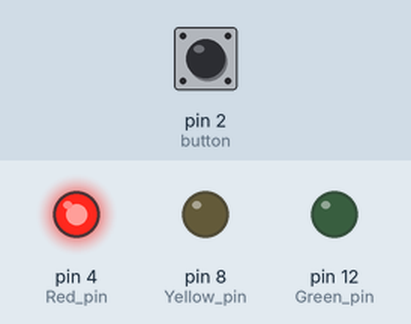
A sketch run on a simulated Arduino Uno, built with avr-gcc and run on an emulated ATmega328P. Parts: output pins drawn as LEDs (lit = HIGH). The inputs (shaded band) are chosen by the test bench; at power-on: pin 2 (button) HIGH.

Above: at 1.2 s.
1.3 s: pin 2 (button) pulsed LOW 2 times (0.12 s each, 0.3 s apart)
At 1.8 s:
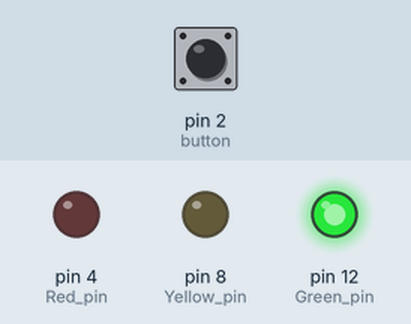
4.9 s: pin 2 (button) pulled LOW for 0.15 s
At 7.2 s:
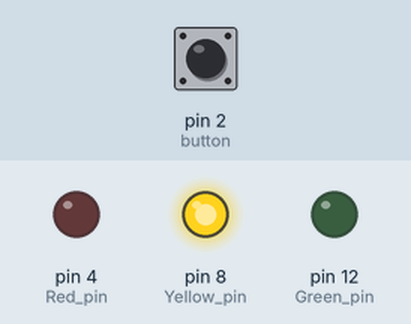
8.0 s: pin 2 (button) pulled LOW for 1 s
Timing chart, 0 to 18.0 s (numbered marks = the images above; inputs shaded):
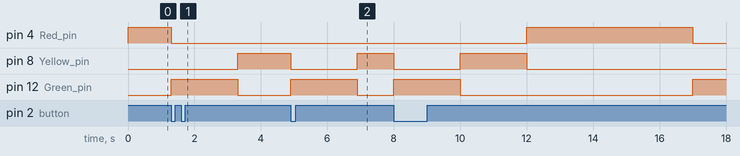

Measured:
- after the input at 1.3 s, pin 4 (Red_pin): HIGH → LOW at once; pin 8 (Yellow_pin): LOW → HIGH after 2.0 s; pin 12 (Green_pin): LOW → HIGH at once, → LOW 2.0 s later
- after the input at 4.9 s, pin 4 (Red_pin): stays LOW (without the input it goes to HIGH after 0.40 s); pin 8 (Yellow_pin): HIGH → LOW after 0.00 s instead of 0.40 s; pin 12 (Green_pin): LOW → HIGH at once, → LOW 2.0 s later

The sketch:

traffic_light_button.ino
```cpp
int Green_pin = 12;
int Yellow_pin = 8;
int Red_pin = 4;
int button = 2;

int is_pressed = 0;  // start at red

void setup() {
  pinMode(Green_pin, OUTPUT);
  pinMode(Yellow_pin, OUTPUT);
  pinMode(Red_pin, OUTPUT);

  pinMode(button, INPUT_PULLUP);  // correct pull-up
}

void loop() {

  // Button pressed? (LOW because of INPUT_PULLUP)
  if (!digitalRead(button)) {
    is_pressed = 1;  // set to green/start the sequence
  }

  // Call the light-control function
  switch (is_pressed) {
    case 0:  // red for 2000ms
      showLight(Red_pin, 5000);
      break;

    case 1:  // green for 2000ms
      showLight(Green_pin, 2000);
      break;

    case 2:  // yellow for 2000ms
      showLight(Yellow_pin, 2000);
      break;
  }
}

// Handles timing & switching LEDs
void showLight(int ledPin, int maxTime) {
  static int lastPin = 0;
  static unsigned long startTime = 0;

  if (ledPin != lastPin) {
    startTime = millis();
    digitalWrite(lastPin, LOW);   // turn off previous LED
    lastPin = ledPin;
    digitalWrite(ledPin, HIGH);   // turn on new LED
  }

  unsigned long elapsedTime = millis() - startTime;

  if (elapsedTime > maxTime) {
    is_pressed++;
    if (is_pressed > 2) {
      is_pressed = 0;
    }
  }
}
```
